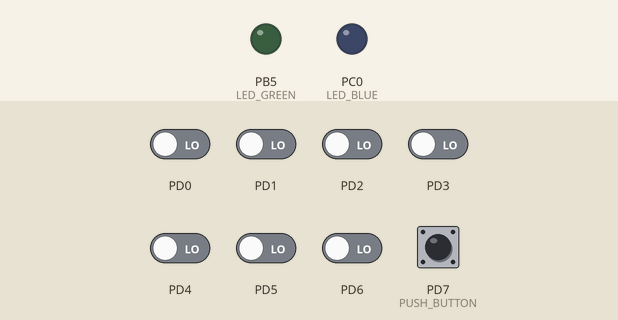
Recording of a program running on a simulated ATmega328P, built with avr-gcc and emulated at 16 MHz. On the bench: output pins drawn as LEDs (lit = HIGH). Inputs (shaded band) come from the test bench; at power-on: PD7 (PUSH_BUTTON) HIGH, PD0–6 LOW.

Above: at 1.2 s.
1.3 s: PD7 (PUSH_BUTTON) pulled LOW for 0.15 s
At 2.2 s:
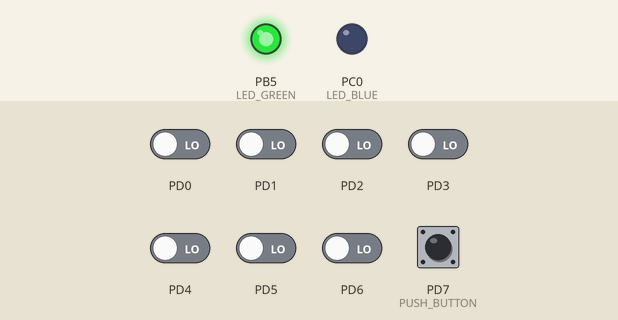
At 3.0 s:
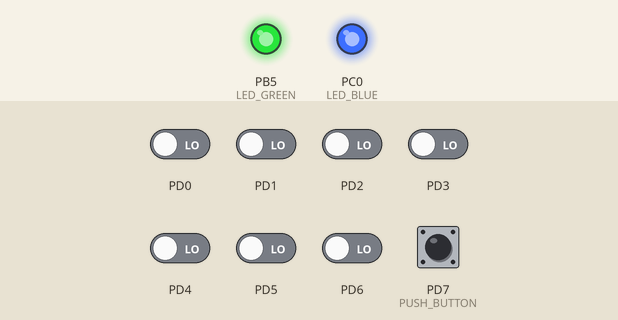
3.8 s: PD7 (PUSH_BUTTON) pulled LOW for 1 s
At 4.7 s:
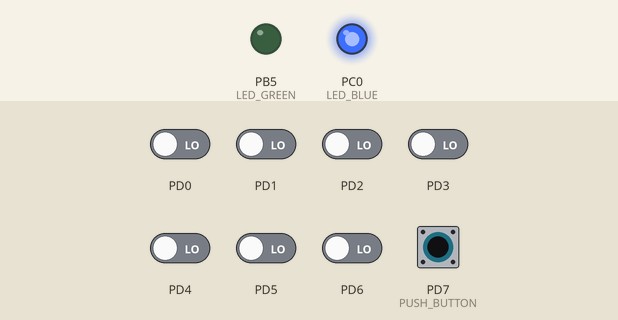
Timing chart, 0 to 6.8 s (numbered marks = the images above; inputs shaded):
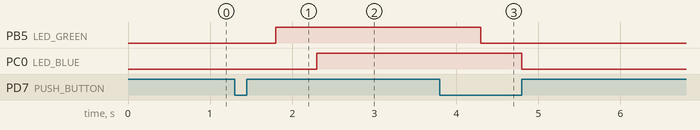

The program:

main.c
```c
// (licence header left out)
/* Defines -----------------------------------------------------------*/
#define LED_GREEN      PB5     // AVR pin where green LED is connected
#define LED_BLUE       PC0     // AVR pin where green LED is connected
#define PUSH_BUTTON    PD7     // AVR pin where green PUSH BUTTON is connected
#define BLINK_DELAY 500
#ifndef F_CPU
# define F_CPU 16000000        // CPU frequency in Hz required for delay
#endif

/* Includes ----------------------------------------------------------*/
#include <util/delay.h>     // Functions for busy-wait delay loops
#include <avr/io.h>         // AVR device-specific IO definitions
#include "gpio.h"           // GPIO library for AVR-GCC

/* Function definitions ----------------------------------------------*/
/**********************************************************************
 * Function: Main function where the program execution begins
 * Purpose:  Toggle two LEDs when a push button is pressed. Functions
 *           from user-defined GPIO library is used.
 * Returns:  none
 **********************************************************************/
int main(void)
{
    // Green LED at port B
    GPIO_config_output(&DDRB, LED_GREEN);
    GPIO_write_low(&PORTB, LED_GREEN);

    // Configure the second LED at port C
    GPIO_config_output(&DDRC, LED_BLUE);
    GPIO_write_low(&PORTC, LED_BLUE);

    // Configure Push button at port D and enable internal pull-up resistor
    GPIO_config_input_pullup(&DDRD, PUSH_BUTTON);

    // Infinite loop
    while (1)
    {
        uint8_t BUTTON_TRIGGER = GPIO_read(&PIND, PUSH_BUTTON);

        if(BUTTON_TRIGGER == 0)
        {
            // Pause several milliseconds
            _delay_ms(BLINK_DELAY);
            GPIO_toggle(&PORTB, LED_GREEN);

            // Pause several milliseconds
            _delay_ms(BLINK_DELAY);
            GPIO_toggle(&PORTC, LED_BLUE);
        }
    }

    // Will never reach this
    return 0;
}
```

gpio.c
```c
// (licence header left out)
/* Includes ----------------------------------------------------------*/
#include "gpio.h"
#include <avr/sfr_defs.h>         // AVR device-specific

/* Function definitions ----------------------------------------------*/
/**********************************************************************
 * Function: GPIO_config_output()
 * Purpose:  Configure one output pin in Data Direction Register.
 * Input:    reg_name - Address of Data Direction Register, such as &DDRB
 *           pin_num - Pin designation in the interval 0 to 7
 * Returns:  none
 **********************************************************************/
void GPIO_config_output(volatile uint8_t *reg_name, uint8_t pin_num)
{
    *reg_name = *reg_name | (1<<pin_num);
}

/**********************************************************************
 * Function: GPIO_config_input_nopull()
 **********************************************************************/
void GPIO_config_input_nopull(volatile uint8_t *reg_name, uint8_t pin_num)
{
    *reg_name = *reg_name & ~(1<<pin_num);  // Data Direction Register
    reg_name++;                     // Change pointer to Data Register
    *reg_name = *reg_name & ~(1<<pin_num);   // Data Register
}

/**********************************************************************
 * Function: GPIO_config_input_pullup()
 * Purpose:  Configure one input pin and enable pull-up.
 * Input:    reg_name - Address of Data Direction Register, such as &DDRB
 *           pin_num - Pin designation in the interval 0 to 7
 * Returns:  none
 **********************************************************************/
void GPIO_config_input_pullup(volatile uint8_t *reg_name, uint8_t pin_num)
{
    *reg_name = *reg_name & ~(1<<pin_num);  // Data Direction Register
    reg_name++;                     // Change pointer to Data Register
    *reg_name = *reg_name | (1<<pin_num);   // Data Register
}

/**********************************************************************
 * Function: GPIO_write_low()
 * Purpose:  Write one pin to a low value.
 * Input:    reg_name - Address of Port Register, such as &PORTB
 *           pin_num - Pin designation in the interval 0 to 7
 * Returns:  none
 **********************************************************************/
void GPIO_write_low(volatile uint8_t *reg_name, uint8_t pin_num)
{
    *reg_name = *reg_name & ~(1<<pin_num);  // Data Direction Register
}

/**********************************************************************
 * Function: GPIO_write_high()
 **********************************************************************/
void GPIO_write_high(volatile uint8_t *reg_name, uint8_t pin_num)
{
    *reg_name = *reg_name | (1<<pin_num);  // Data Direction Register
}

/**********************************************************************
 * Function: GPIO_toggle()
 **********************************************************************/
void GPIO_toggle(volatile uint8_t *reg_name, uint8_t pin_num)
{
    *reg_name = *reg_name ^ (1<<pin_num);  // Data Direction Register
}
/**********************************************************************
 * Function: GPIO_read()
 **********************************************************************/
uint8_t GPIO_read(volatile uint8_t *reg_name, uint8_t pin_num)
{
    return(bit_is_set(*reg_name,pin_num));

    /*
    if((*reg_name & (1<<pin_num)) == 0) {
        return(0);
    }
    else{
        return(1);
    }
    */
    //return((*reg_name & (1<<pin_num)));
}
```

gpio.h
```c
#ifndef GPIO_H
# define GPIO_H

/***********************************************************************
 *
 * GPIO library for AVR-GCC.
 * ATmega328P (Arduino Uno), 16 MHz, AVR 8-bit Toolchain 3.6.2
 *
 * Copyright (c) 2019-Present Tomas Fryza
 * Dept. of Radio Electronics, Brno University of Technology, Czechia
 * This work is licensed under the terms of the MIT license.
 *
 **********************************************************************/

/**
 * @file
 * @defgroup fryza_gpio GPIO Library <gpio.h>
 * @code #include "gpio.h" @endcode
 *
 * @brief GPIO library for AVR-GCC.
 *
 * The library contains functions for controlling AVRs' gpio pin(s).
 *
 * @note Based on AVR Libc Reference Manual. Tested on ATmega328P
 *       (Arduino Uno), 16 MHz, AVR 8-bit Toolchain 3.6.2.
 * @author Tomas Fryza, Dept. of Radio Electronics, Brno University
 *         of Technology, Czechia
 * @copyright (c) 2019-2021 Tomas Fryza, This work is licensed under
 *                the terms of the MIT license
 * @{
 */


/* Includes ----------------------------------------------------------*/
#include <avr/io.h>


/* Function prototypes -----------------------------------------------*/
/**
 * @name Functions
 */

/**
 * @brief  Configure one output pin in Data Direction Register.
 * @param  reg_name Address of Data Direction Register, such as &DDRB
 * @param  pin_num  Pin designation in the interval 0 to 7
 * @return none
 */
void GPIO_config_output(volatile uint8_t *reg_name, uint8_t pin_num);


/* GPIO_config_input_nopull */
void GPIO_config_input_nopull (volatile uint8_t *reg_name, uint8_t pin_num);


/**
 * @brief  Configure one input pin and enable pull-up.
 * @param  reg_name Address of Data Direction Register, such as &DDRB
 * @param  pin_num  Pin designation in the interval 0 to 7
 * @return none
 */
void GPIO_config_input_pullup(volatile uint8_t *reg_name, uint8_t pin_num);


/**
 * @brief  Write one pin to a low value.
 * @param  reg_name Address of Port Register, such as &PORTB
 * @param  pin_num  Pin designation in the interval 0 to 7
 * @return none
 */
void GPIO_write_low(volatile uint8_t *reg_name, uint8_t pin_num);


/* GPIO_write_high */
void GPIO_write_high(volatile uint8_t *reg_name, uint8_t pin_num);

/* GPIO_toggle */
void GPIO_toggle(volatile uint8_t *reg_name, uint8_t pin_num);

/**
 * @brief  Read a value from input pin.
 * @param  reg_name Address of Pin Register, such as &PINB
 * @param  pin_num  Pin designation in the interval 0 to 7
 * @return Pin value
 */
uint8_t GPIO_read(volatile uint8_t *reg_name, uint8_t pin_num);

/** @} */

#endif
```

Measured:
- after the input at 1.3 s, PB5 (LED_GREEN): LOW → HIGH after 0.50 s; PC0 (LED_BLUE): LOW → HIGH after 1.0 s
- after the input at 3.8 s, PB5 (LED_GREEN): HIGH → LOW after 0.50 s; PC0 (LED_BLUE): HIGH → LOW after 1.0 s
